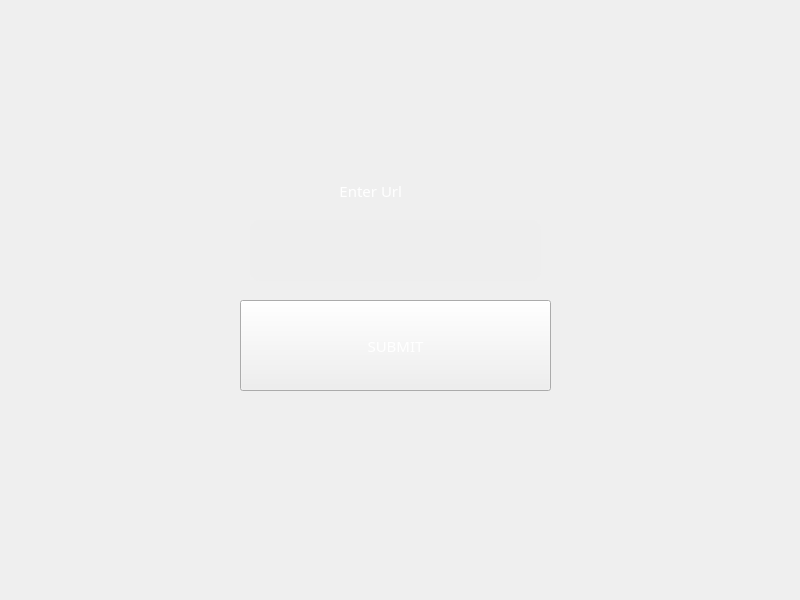
<?xml version="1.0" encoding="UTF-8"?>
<ui version="4.0">
 <class>MainWindow</class>
 <widget class="QMainWindow" name="MainWindow">
  <property name="geometry">
   <rect>
    <x>0</x>
    <y>0</y>
    <width>800</width>
    <height>600</height>
   </rect>
  </property>
  <property name="windowTitle">
   <string>MainWindow</string>
  </property>
  <widget class="QWidget" name="widget">
   <widget class="QFrame" name="frame">
    <property name="geometry">
     <rect>
      <x>0</x>
      <y>0</y>
      <width>801</width>
      <height>591</height>
     </rect>
    </property>
    <property name="styleSheet">
     <string notr="true">*{
	background-image: url(:/newPrefix/img.jpg);
	color: rgb(255, 255, 255);
	font-size:15px;
	font-family:Century Gothic,sans-serif;
}
QFrame
{
border: solid 10px rgba(0,0,0);
	background-image: url(:/newPrefix/img.jpg);

}
QLineEdit
{
background:#eeeeee;
border-style:outset;
border-radius:10px;
}
</string>
    </property>
    <property name="frameShape">
     <enum>QFrame::StyledPanel</enum>
    </property>
    <property name="frameShadow">
     <enum>QFrame::Raised</enum>
    </property>
    <widget class="QPushButton" name="pushButton">
     <property name="geometry">
      <rect>
       <x>240</x>
       <y>300</y>
       <width>311</width>
       <height>91</height>
      </rect>
     </property>
     <property name="text">
      <string>SUBMIT</string>
     </property>
    </widget>
    <widget class="QLineEdit" name="lineEdit">
     <property name="geometry">
      <rect>
       <x>250</x>
       <y>220</y>
       <width>291</width>
       <height>61</height>
      </rect>
     </property>
     <property name="styleSheet">
      <string notr="true">color: rgb(255, 255, 255);</string>
     </property>
    </widget>
    <widget class="QLabel" name="label">
     <property name="geometry">
      <rect>
       <x>250</x>
       <y>170</y>
       <width>291</width>
       <height>41</height>
      </rect>
     </property>
     <property name="text">
      <string>                       Enter Url</string>
     </property>
    </widget>
   </widget>
  </widget>
 </widget>
 <resources>
  <include location="resource.qrc"/>
 </resources>
 <connections/>
</ui>
